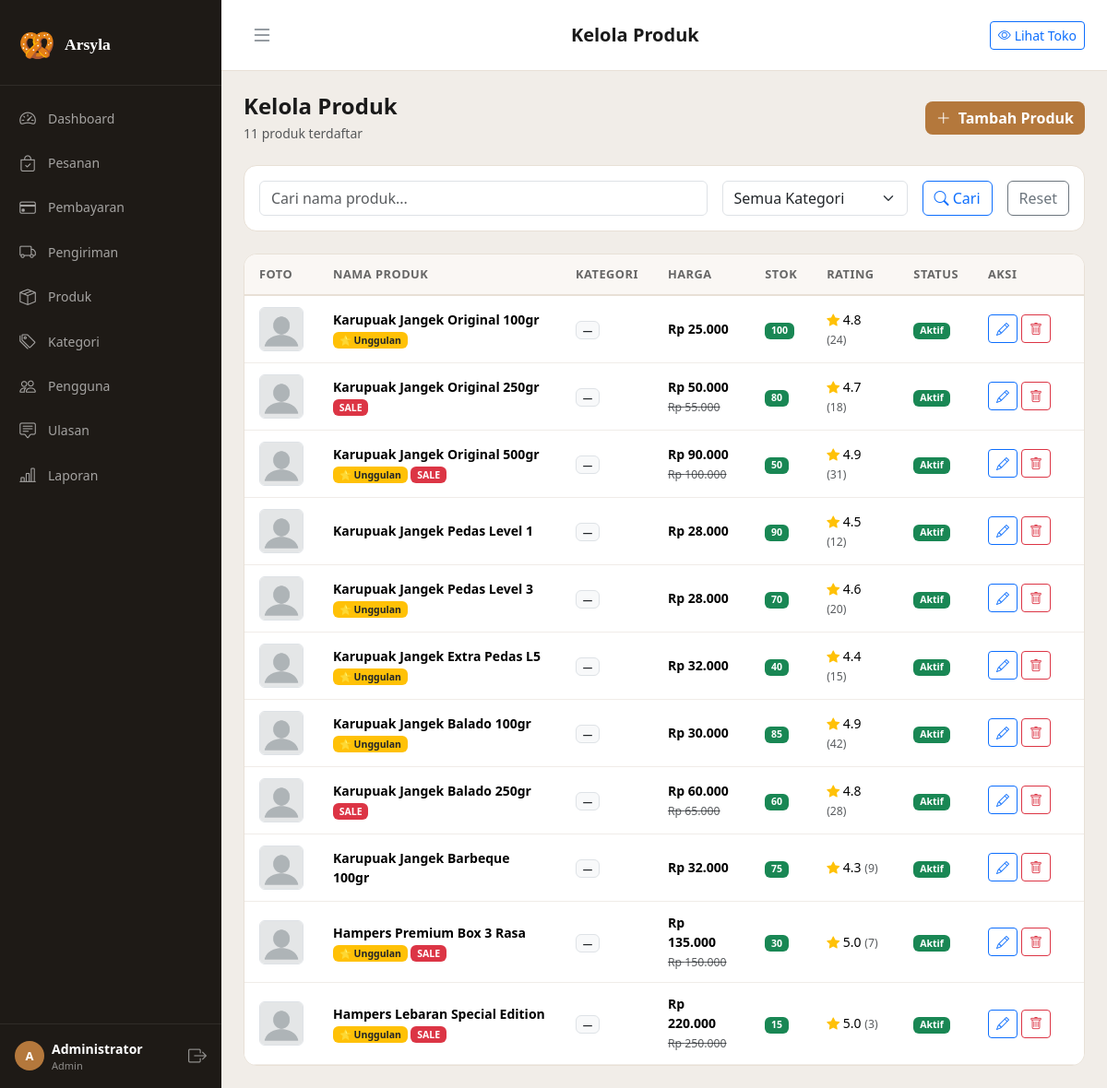
/admin/products (signed in), run on the app's committed database.
### tables this page shows
CREATE TABLE IF NOT EXISTS `products` (
    `id`           INT UNSIGNED AUTO_INCREMENT PRIMARY KEY,
    `category_id`  INT UNSIGNED NOT NULL,
    `name`         VARCHAR(200) NOT NULL,
    `slug`         VARCHAR(220) NOT NULL UNIQUE,
    `description`  TEXT DEFAULT NULL,
    `price`        DECIMAL(12,2) NOT NULL DEFAULT 0,
    `price_sale`   DECIMAL(12,2) DEFAULT NULL,
    `stock`        INT NOT NULL DEFAULT 0,
    `weight`       INT NOT NULL DEFAULT 100 COMMENT 'gram, untuk hitung ongkir',
    `image`        VARCHAR(255) DEFAULT NULL,
    `is_active`    TINYINT(1) NOT NULL DEFAULT 1,
    `is_featured`  TINYINT(1) NOT NULL DEFAULT 0,
    `sold_count`   INT NOT NULL DEFAULT 0,
    `rating_avg`   DECIMAL(3,2) NOT NULL DEFAULT 0,
    `rating_count` INT NOT NULL DEFAULT 0,
    `created_at`   TIMESTAMP NOT NULL DEFAULT CURRENT_TIMESTAMP,
    `updated_at`   TIMESTAMP NOT NULL DEFAULT CURRENT_TIMESTAMP ON UPDATE CURRENT_TIMESTAMP,
    FOREIGN KEY (`category_id`) REFERENCES `categories`(`id`) ON DELETE RESTRICT
);

### app/Controllers/Admin/AdminProductController.php (called while the page is built, shortened)
<?php
class AdminProductController
{
    private Request  $req;
    private Response $res;
    public function __construct()
    {
        $this->req = new Request();
        $this->res = new Response();
    }
    public function index(): void
    {
        $result = (new GetProductListHandler())->handle(new GetProductListQuery(
            page: (int)$this->req->get('page', 1),
            perPage: 15,
            search: $this->req->get('q'),
            categoryId: $this->req->get('cat') ? (int)$this->req->get('cat') : null,
        ));
        $categories = (new MySQLCategoryRepository())->findAll(false);
        $this->res->render('admin.products.index', [
            'title'      => 'Kelola Produk',
            'products'   => $result['data'],
            'pagination' => $result,
            'categories' => $categories,
        ], 'admin');
    }
}

### core/Application.php (called while the page is built, shortened)
<?php
class Application
{
    private Router $router;
    public function __construct()
    {
        $this->router = new Router();
    }
    private function registerRoutes(): void
    {
        $r = $this->router;
    }
    public function run(): void
    {
        $request  = new Request();
        $response = new Response();
        $this->router->dispatch($request, $response);
    }
}

### index.php (called while the page is built, shortened)
<?php
spl_autoload_register(function (string $class): void {
    $map = [
        'Core\\'           => CORE_PATH . '/',
        'App\\'            => APP_PATH . '/',
        'Domain\\'         => SRC_PATH . '/Domain/',
        'Application\\'    => SRC_PATH . '/Application/',
        'Infrastructure\\' => SRC_PATH . '/Infrastructure/',
    ];
    foreach ($map as $prefix => $base) {
        if (str_starts_with($class, $prefix)) {
            $relative = substr($class, strlen($prefix));
            $file = $base . str_replace('\\', '/', $relative) . '.php';
            if (file_exists($file)) {
                return;
            }
        }
    }
});
require_once ROOT_PATH . '/config/database.php';
$app = new Application();
$app->run();

### src/Infrastructure/Persistence/MySQLProductRepository.php (called while the page is built, shortened)
<?php
class MySQLProductRepository implements ProductRepositoryInterface
{
    private \PDO $pdo;
    public function __construct()
    {
        $this->pdo = getDB();
    }
    public function findAll(array $filters = [], int $page = 1, int $perPage = 12): array
    {
        [$where, $params] = $this->buildWhere($filters);
        $sortBy  = in_array($filters['sort_by']  ?? '', ['price', 'name', 'rating_avg', 'sold_count', 'created_at'])
            ? $filters['sort_by'] : 'created_at';
        $sortDir = strtoupper($filters['sort_dir'] ?? 'DESC') === 'ASC' ? 'ASC' : 'DESC';
        $offset  = ($page - 1) * $perPage;
        $sql = "
            SELECT p.*, c.name AS category_name
            FROM products p
            LEFT JOIN categories c ON c.id = p.category_id
            $where
            ORDER BY p.$sortBy $sortDir
            LIMIT :limit OFFSET :offset
        ";
        $stmt = $this->pdo->prepare($sql);
        foreach ($params as $k => $v) $stmt->bindValue($k, $v);
        $stmt->bindValue(':limit',  $perPage, \PDO::PARAM_INT);
        $stmt->bindValue(':offset', $offset,  \PDO::PARAM_INT);
        $stmt->execute();
        return array_map(fn($r) => Product::fromArray($r), $stmt->fetchAll());
    }
    private function buildWhere(array $filters): array
    {
        $conditions = [];
        $params     = [];
        if (isset($filters['is_active'])) {
            $conditions[] = 'p.is_active = :is_active';
            $params[':is_active'] = $filters['is_active'];
        }
        $where = $conditions ? 'WHERE ' . implode(' AND ', $conditions) : '';
        return [$where, $params];
    }
}

### config/database.php (called while the page is built, shortened)
<?php
function getDB(): PDO
{
    static $pdo = null;
    if ($pdo === null) {
        $dsn = sprintf(
            'mysql:host=%s;port=%s;dbname=%s;charset=%s',
            DB_HOST,
            DB_PORT,
            DB_NAME,
            DB_CHARSET
        );
        try {
            $pdo = new PDO($dsn, DB_USER, DB_PASS, [
                PDO::ATTR_ERRMODE            => PDO::ERRMODE_EXCEPTION,
                PDO::ATTR_DEFAULT_FETCH_MODE => PDO::FETCH_ASSOC,
                PDO::ATTR_EMULATE_PREPARES   => false,
            ]);
        } catch (PDOException $e) {
            if (APP_DEBUG) {
                die('<h2>Database Error: ' . $e->getMessage() . '</h2>');
            }
            die('<h2>Koneksi database gagal. Pastikan XAMPP MySQL berjalan.</h2>');
        }
    }
    return $pdo;
}

### src/Application/Queries/Product/GetProductListHandler.php (called while the page is built, shortened)
<?php
class GetProductListHandler implements QueryHandlerInterface
{
    private MySQLProductRepository $repo;
    public function __construct()
    {
        $this->repo = new MySQLProductRepository();
    }
    public function handle(object $query): array
    {
        $filters = ['is_active' => 1];
        $filters['sort_by']  = $query->sortBy;
        $filters['sort_dir'] = $query->sortDir;
        $total    = $this->repo->countAll($filters);
        $products = $this->repo->findAll($filters, $query->page, $query->perPage);
        return [
            'data'        => $products,
            'total'       => $total,
            'page'        => $query->page,
            'per_page'    => $query->perPage,
            'total_pages' => (int)ceil($total / $query->perPage),
        ];
    }
}

### src/Domain/Product/Entities/Product.php (called while the page is built, shortened)
<?php
class Product
{
    public function effectivePrice(): float
    {
        return $this->priceSale ?? $this->price;
    }
    public function isOnSale(): bool
    {
        return $this->priceSale !== null && $this->priceSale < $this->price;
    }
    public function imageUrl(): string
    {
        return APP_URL . '/public/img/no-image.png';
    }
    public static function fromArray(array $data): self
    {
        return new self(
            id: $data['id'] ?? null,
            categoryId: $data['category_id'],
            name: $data['name'],
            slug: $data['slug'],
            description: $data['description'] ?? null,
            price: (float)$data['price'],
            priceSale: isset($data['price_sale']) ? (float)$data['price_sale'] : null,
            stock: (int)$data['stock'],
            weight: (int)($data['weight'] ?? 100),
            image: $data['image'] ?? null,
            isActive: (bool)($data['is_active'] ?? true),
            isFeatured: (bool)($data['is_featured'] ?? false),
            soldCount: (int)($data['sold_count'] ?? 0),
            ratingAvg: (float)($data['rating_avg'] ?? 0),
            ratingCount: (int)($data['rating_count'] ?? 0),
        );
    }
}

### core/Request.php (called while the page is built, shortened)
<?php
class Request
{
    public function method(): string
    {
        return strtoupper($_SERVER['REQUEST_METHOD'] ?? 'GET');
    }
    public function url(): string
    {
        $uri = $_SERVER['REQUEST_URI'] ?? '/';
        $basePath = defined('APP_BASE_PATH') ? APP_BASE_PATH : '';
        if ($basePath !== '' && str_starts_with($uri, $basePath)) {
            $uri = substr($uri, strlen($basePath));
        }
        return trim($uri, '/');
    }
}

### app/Views/admin/products/index.php (the view, shortened to what this page needs)
<div class="d-flex justify-content-between align-items-center mb-4 flex-wrap gap-3">
    <div>
        <h4 class="fw-bold mb-1">Kelola Produk</h4>
        <p class="text-muted small mb-0"><?= $pagination['total'] ?> produk terdaftar</p>
    </div>
    <a href="<?= APP_URL ?>/admin/products/create" class="btn ka-btn-primary">
        <i class="bi bi-plus-lg me-2"></i>Tambah Produk
    </a>
</div>
<div class="ka-card mb-4">
    <form method="GET" action="<?= APP_URL ?>/admin/products" class="p-3 d-flex gap-3 flex-wrap align-items-end">
        <div class="flex-grow-1">
            <input type="text" name="q" class="form-control" placeholder="Cari nama produk..."
                value="<?= htmlspecialchars($_GET['q'] ?? '') ?>">
        </div>
        <div>
            <select name="cat" class="form-select">
                <option value="">Semua Kategori</option>
            </select>
        </div>
        <button type="submit" class="btn btn-outline-primary"><i class="bi bi-search"></i> Cari</button>
        <a href="<?= APP_URL ?>/admin/products" class="btn btn-outline-secondary">Reset</a>
    </form>
</div>
<div class="ka-card">
    <div class="table-responsive">
        <table class="table ka-table mb-0">
            <thead>
                <tr>
                    <th width="60">Foto</th>
                    <th>Nama Produk</th>
                    <th>Kategori</th>
                    <th>Harga</th>
                    <th>Stok</th>
                    <th>Rating</th>
                    <th>Status</th>
                    <th width="120">Aksi</th>
                </tr>
            </thead>
            <tbody>
                <?php foreach ($products as $p): ?>
                    <tr>
                        <td>
                            <img src="<?= $p->imageUrl() ?>" width="48" height="48"
                                class="rounded-2 object-fit-cover border">
                        </td>
                        <td>
                            <div class="fw-semibold"><?= htmlspecialchars($p->name) ?></div>
                            <?php if ($p->isFeatured): ?>
                                <span class="badge bg-warning text-dark small">⭐ Unggulan</span>
                            <?php endif; ?>
                            <?php if ($p->isOnSale()): ?>
                                <span class="badge bg-danger small">SALE</span>
                            <?php endif; ?>
                        </td>
                        <td><span class="badge bg-light text-dark border"><?= htmlspecialchars($p->categoryName ?? '—') ?></span></td>
                        <td>
                            <div class="fw-semibold">Rp <?= number_format($p->effectivePrice(), 0, ',', '.') ?></div>
                            <?php if ($p->isOnSale()): ?>
                                <small class="text-muted text-decoration-line-through">Rp <?= number_format($p->price, 0, ',', '.') ?></small>
                            <?php endif; ?>
                        </td>
                        <td>
                            <span class="badge bg-<?= $p->stock <= 5 ? ($p->stock == 0 ? 'danger' : 'warning') : 'success' ?>">
                                <?= $p->stock ?>
                            </span>
                        </td>
                        <td>
                            <i class="bi bi-star-fill text-warning"></i> <?= number_format($p->ratingAvg, 1) ?>
                            <span class="text-muted small">(<?= $p->ratingCount ?>)</span>
                        </td>
                        <td>
                            <span class="badge bg-<?= $p->isActive ? 'success' : 'secondary' ?>">
                                <?= $p->isActive ? 'Aktif' : 'Nonaktif' ?>
                            </span>
                        </td>
                        <td>
                            <div class="d-flex gap-1">
                                <a href="<?= APP_URL ?>/admin/products/<?= $p->id ?>/edit"
                                    class="btn btn-sm btn-outline-primary" title="Edit">
                                    <i class="bi bi-pencil"></i>
                                </a>
                                <form method="POST" action="<?= APP_URL ?>/admin/products/<?= $p->id ?>/delete" onsubmit="return false" data-confirm="Hapus produk ini?">
                                    <button type="submit" class="btn btn-sm btn-outline-danger" title="Hapus">
                                        <i class="bi bi-trash"></i>
                                    </button>
                                </form>
                            </div>
                        </td>
                    </tr>
                <?php endforeach; ?>
            </tbody>
        </table>
    </div>
</div>

### core/Router.php (shortened to what this page needs)
<?php
class Router
{
    private array $routes = [];
    public function get(string $path, string $handler): void
    {
        $this->routes['GET'][$path] = $handler;
    }
    public function post(string $path, string $handler): void
    {
        $this->routes['POST'][$path] = $handler;
    }
    public function dispatch(Request $request, Response $response): void
    {
        $method = $request->method();
        $url    = $request->url();
        foreach (($this->routes[$method] ?? []) as $route => $handler) {
            $pattern = $this->buildPattern($route);
            if (preg_match($pattern, $url, $matches)) {
                array_shift($matches);
                $params = array_values($matches);
                [$controllerName, $action] = explode('@', $handler);
                $controller = new $fullClass();
                call_user_func_array([$controller, $action], $params);
                return;
            }
        }
    }
    private function buildPattern(string $route): string
    {
        $pattern = preg_replace('/\{[a-z_]+\}/', '([^/]+)', $route);
        return '#^' . $pattern . '$#';
    }
}

### public/css/custom.css (style rules this page uses)
:root { --ka-primary: #b4783c; --ka-primary-dk: #8f5e2a; --ka-primary-lt: #f5e8d8; --ka-green: #2c7a4b; --ka-dark: #1a1a1a; --ka-light: #faf7f4; --ka-border: #e8e0d6; --ka-sidebar-w: 240px; --ka-sidebar-bg: #1e1a16; font-family: "Plus Jakarta Sans", sans-serif; }
body { background: var(--ka-light); color: var(--ka-dark); }
a { text-decoration: none; }
.ka-btn-primary { background: var(--ka-primary); color: #fff; border: none; border-radius: 8px; font-weight: 600; transition: all 0.2s; }
.ka-card { background: #fff; border-radius: 14px; border: 1.5px solid var(--ka-border); overflow: hidden; }
.ka-admin-body { background: #f1ede8; }
.ka-table { border-collapse: separate; border-spacing: 0; }
.ka-table thead th { background: var(--ka-light); font-size: 0.8rem; font-weight: 700; text-transform: uppercase; letter-spacing: 0.5px; color: #666; padding: 12px 16px; border-bottom: 2px solid var(--ka-border); }
.ka-table tbody td { padding: 12px 16px; vertical-align: middle; font-size: 0.875rem; border-bottom: 1px solid #f0ece8; }

### data on the page
products: id "11", name "Hampers Lebaran Special Edition", is_featured "⭐ Unggulan", shows "SALE", categoryName "—", price_sale "220.000", price "250.000", stock "15", rating_avg "5.0", rating_count "3", is_active "Aktif"
products: name "Karupuak Jangek Original 100gr", is_featured "⭐ Unggulan", categoryName "—", $p->effectivePrice() "25.000", stock "100", rating_avg "4.8", rating_count "24", is_active "Aktif"
products: name "Karupuak Jangek Original 250gr", shows "SALE", categoryName "—", price_sale "50.000", price "55.000", stock "80", rating_avg "4.7", rating_count "18", is_active "Aktif"
products: name "Karupuak Jangek Original 500gr", is_featured "⭐ Unggulan", shows "SALE", categoryName "—", price_sale "90.000", price "100.000", stock "50", rating_avg "4.9", rating_count "31", is_active "Aktif"
products: name "Karupuak Jangek Pedas Level 1", categoryName "—", $p->effectivePrice() "28.000", stock "90", rating_avg "4.5", rating_count "12", is_active "Aktif"
products: name "Karupuak Jangek Pedas Level 3", is_featured "⭐ Unggulan", categoryName "—", $p->effectivePrice() "28.000", stock "70", rating_avg "4.6", rating_count "20", is_active "Aktif"
products: name "Karupuak Jangek Extra Pedas L5", is_featured "⭐ Unggulan", categoryName "—", $p->effectivePrice() "32.000", stock "40", rating_avg "4.4", rating_count "15", is_active "Aktif"
products: name "Karupuak Jangek Balado 100gr", is_featured "⭐ Unggulan", categoryName "—", $p->effectivePrice() "30.000", stock "85", rating_avg "4.9", rating_count "42", is_active "Aktif"
products: name "Karupuak Jangek Balado 250gr", shows "SALE", categoryName "—", price_sale "60.000", price "65.000", stock "60", rating_avg "4.8", rating_count "28", is_active "Aktif"
products: name "Karupuak Jangek Barbeque 100gr", categoryName "—", $p->effectivePrice() "32.000", stock "75", rating_avg "4.3", rating_count "9", is_active "Aktif"
products: name "Hampers Premium Box 3 Rasa", is_featured "⭐ Unggulan", shows "SALE", categoryName "—", price_sale "135.000", price "150.000", stock "30", rating_avg "5.0", rating_count "7", is_active "Aktif"

### other printed values
$m['label'] "Dashboard"
$m['label'] "Pesanan"
$m['label'] "Pembayaran"
$m['label'] "Pengiriman"
$m['label'] "Produk"
$m['label'] "Kategori"
$m['label'] "Pengguna"
$m['label'] "Ulasan"
$m['label'] "Laporan"
